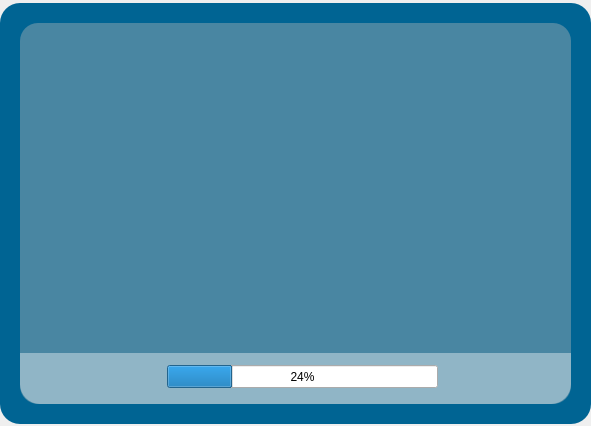
<?xml version="1.0" encoding="UTF-8"?>
<ui version="4.0">
 <class>MainWindow</class>
 <widget class="QMainWindow" name="MainWindow">
  <property name="geometry">
   <rect>
    <x>0</x>
    <y>0</y>
    <width>591</width>
    <height>426</height>
   </rect>
  </property>
  <property name="windowTitle">
   <string>MainWindow</string>
  </property>
  <widget class="QWidget" name="centralwidget">
   <widget class="QLabel" name="label">
    <property name="geometry">
     <rect>
      <x>0</x>
      <y>3</y>
      <width>591</width>
      <height>421</height>
     </rect>
    </property>
    <property name="styleSheet">
     <string notr="true">border-image: url(:/Back/Footer.webp);
background-color: rgb(0, 100, 147);
border-radius:20px;</string>
    </property>
    <property name="text">
     <string/>
    </property>
   </widget>
   <widget class="QLabel" name="label_2">
    <property name="geometry">
     <rect>
      <x>20</x>
      <y>23</y>
      <width>551</width>
      <height>381</height>
     </rect>
    </property>
    <property name="styleSheet">
     <string notr="true">background-color: rgba(185, 185, 185, 100);
border-radius:18px;</string>
    </property>
    <property name="text">
     <string/>
    </property>
   </widget>
   <widget class="QLabel" name="label_3">
    <property name="geometry">
     <rect>
      <x>20</x>
      <y>353</y>
      <width>551</width>
      <height>51</height>
     </rect>
    </property>
    <property name="font">
     <font>
      <strikeout>false</strikeout>
     </font>
    </property>
    <property name="styleSheet">
     <string notr="true">border-bottom-color: rgb(0, 0, 0);
background-color: rgba(255, 255, 255,100);
border-bottom-left-radius:20px;
border-bottom-right-radius:20px;</string>
    </property>
    <property name="text">
     <string/>
    </property>
   </widget>
   <widget class="QLabel" name="label_4">
    <property name="geometry">
     <rect>
      <x>430</x>
      <y>203</y>
      <width>141</width>
      <height>191</height>
     </rect>
    </property>
    <property name="styleSheet">
     <string notr="true">border-image: url(:/newPrefix/part1.webp);</string>
    </property>
    <property name="text">
     <string/>
    </property>
   </widget>
   <widget class="QProgressBar" name="QProgressBar">
    <property name="geometry">
     <rect>
      <x>167</x>
      <y>365</y>
      <width>271</width>
      <height>23</height>
     </rect>
    </property>
    <property name="styleSheet">
     <string notr="true">QProgressBar{text-align:center;
}
QProgressBar::chunk{background-color: qlineargradient(spread:pad, x1:0.75, y1:0.46, x2:0, y2:0.784, stop:0 rgba(0, 68, 100, 255), stop:1 rgba(0, 174, 255, 255));};


</string>
    </property>
    <property name="value">
     <number>24</number>
    </property>
   </widget>
  </widget>
 </widget>
 <resources>
  <include location="Background_BoasVindas.qrc"/>
  <include location="Em_pe.qrc"/>
 </resources>
 <connections/>
</ui>
